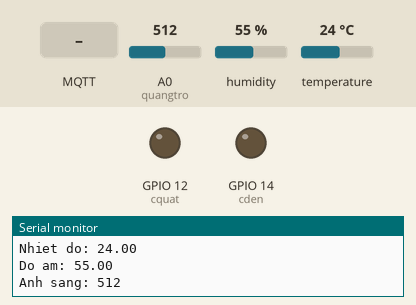
This sketch was run on a simulated ESP8266 (NodeMCU). Parts: output pins drawn as LEDs (lit = HIGH), the last lines printed to the serial monitor. The inputs (shaded band) are chosen by the test bench; at power-on: A0 (quangtro) = 512, humidity 55 %, temperature 24 °C. WiFi joins after 1.5 s; servers stay silent unless stated; random numbers use the default seed unless the sketch sets one; no MQTT or app messages arrive unless stated.

Above: at 2.7 s.
2.8 s: MQTT message "1" arrives on the first subscribed topic
At 4.0 s:
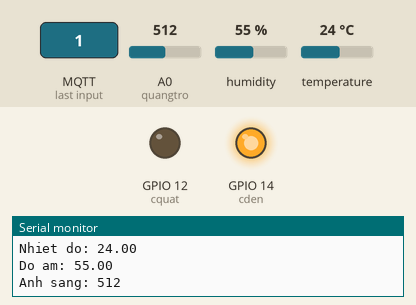
5.1 s: MQTT message "0" arrives on the first subscribed topic
At 6.5 s:
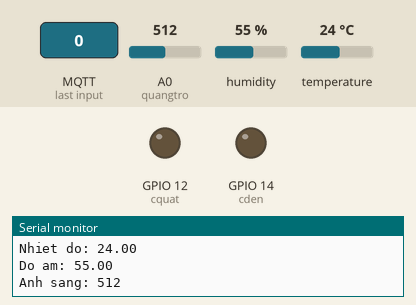
Timing chart, 0 to 8.1 s (numbered marks = the images above; inputs shaded):
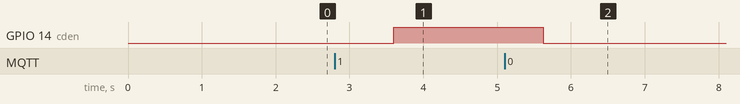

The sketch:

conect_mqttBroker.ino
```cpp
#include <ESP8266WiFi.h>
#include <PubSubClient.h>
#include "DHT.h"
#include <Arduino.h>

const int DHTPin = 4;
#define DHTTYPE DHT11

DHT dht(DHTPin, DHTTYPE);

// #define ssid "OPPO A57"
// #define password "123456789"
#define ssid "huyen"
#define password "16092002"

int quangtro = A0;
// int cdb = 13;
int cden = 14;
int cquat = 12;

int den = 0;
int quat = 0;
// mosquitto_pub -h 192.168.1.102 -p 1883 -t test_sub -m "11"
// chỉnh lại định dạng đầu ra, code từ dòng 108
// #define mqtt_server "192.168.180.168"
#define mqtt_server "192.168.61.168"
#define mqtt_topic_pub "test_pub"
#define mqtt_topic_sub "test_sub"

const uint16_t mqtt_port = 1883;
WiFiClient espClient;
PubSubClient client(espClient);

char msg[50];

void callback(char* topic, byte* payload, unsigned int length) {
  Serial.print("Message arrived [");
  Serial.print(topic);
  Serial.print("] ");
  for (int i = 0; i < length; i++) {
    Serial.print((char)payload[i]);
  }
  Serial.println();
  if ((char)payload[0] == '1') {
    digitalWrite(cden, HIGH);
    den = 1;
  } else {
    digitalWrite(cden, LOW);
    den = 0;
  }
  if ((char)payload[1] == '1') {
    digitalWrite(cquat, HIGH);
    quat = 1;
  } else {
    digitalWrite(cquat, LOW);
    quat = 0;
  }
}

void setup() {
  Serial.begin(9600);
  setup_wifi();
  client.setServer(mqtt_server, mqtt_port);
  client.setCallback(callback);

  delay(10);
  dht.begin();

  pinMode(cden, OUTPUT);
  pinMode(cquat, OUTPUT);
  // pinMode(cdb, OUTPUT);
  digitalWrite(cden, LOW);
  digitalWrite(cquat, LOW);
  // digitalWrite(cdb, LOW);
}

void setup_wifi() {
  delay(10);
  Serial.println();
  WiFi.begin(ssid, password);
  while (WiFi.status() != WL_CONNECTED) {
    delay(500);
    Serial.print(".");
  }
  Serial.println("WiFi connected");
  Serial.println(WiFi.localIP());
}

void reconnect() {
  while (!client.connected()) {
    Serial.print("Attempting MQTT connection...");
    if (client.connect("ESP8266Client")) {
      Serial.println("connected");
      client.publish(mqtt_topic_pub, "ESP_reconnected");
      client.subscribe(mqtt_topic_sub);
    } else {
      Serial.print("failed, rc=");
      Serial.print(client.state());
      Serial.println(" try again in 5 seconds");
      delay(5000);
    }
  }
}

void loop() {
  if (!client.connected()) {
    reconnect();
  }
  client.loop();
  float da = dht.readHumidity();
  float nd = dht.readTemperature();
  int as = analogRead(quangtro);
  int db = 0 +random(1,10);
  if (isnan(da) || isnan(nd)) {
    Serial.println("Failed to read from DHT sensor!");
  }
  else {
 //     snprintf (msg, 50, "%d|%.2f|%.2f|%d|%d|%d", as, da, nd, den, quat, db);
      client.publish(mqtt_topic_pub, msg);
      //Serial.println(msg);
      Serial.print("Nhiet do: ");
      Serial.println(nd);
      Serial.print("Do am: ");
      Serial.println(da);
      Serial.print("Anh sang: ");
      Serial.println(as);
      delay(1000);
      // if(db >= 7) {
      //   digitalWrite(cdb, HIGH);
      //   delay(200);
      //   digitalWrite(cdb, LOW);
      //   delay(200);
      //   digitalWrite(cdb, HIGH);
      //   delay(200);
      //   digitalWrite(cdb, LOW);
      //   delay(1400);
      // }
      // else{
      //   delay(2000);
      // }
  }
}
```

Measured:
- after the input at 2.8 s, GPIO 14 (cden): LOW → HIGH after 0.80 s
- after the input at 5.1 s, GPIO 14 (cden): HIGH → LOW after 0.53 s
